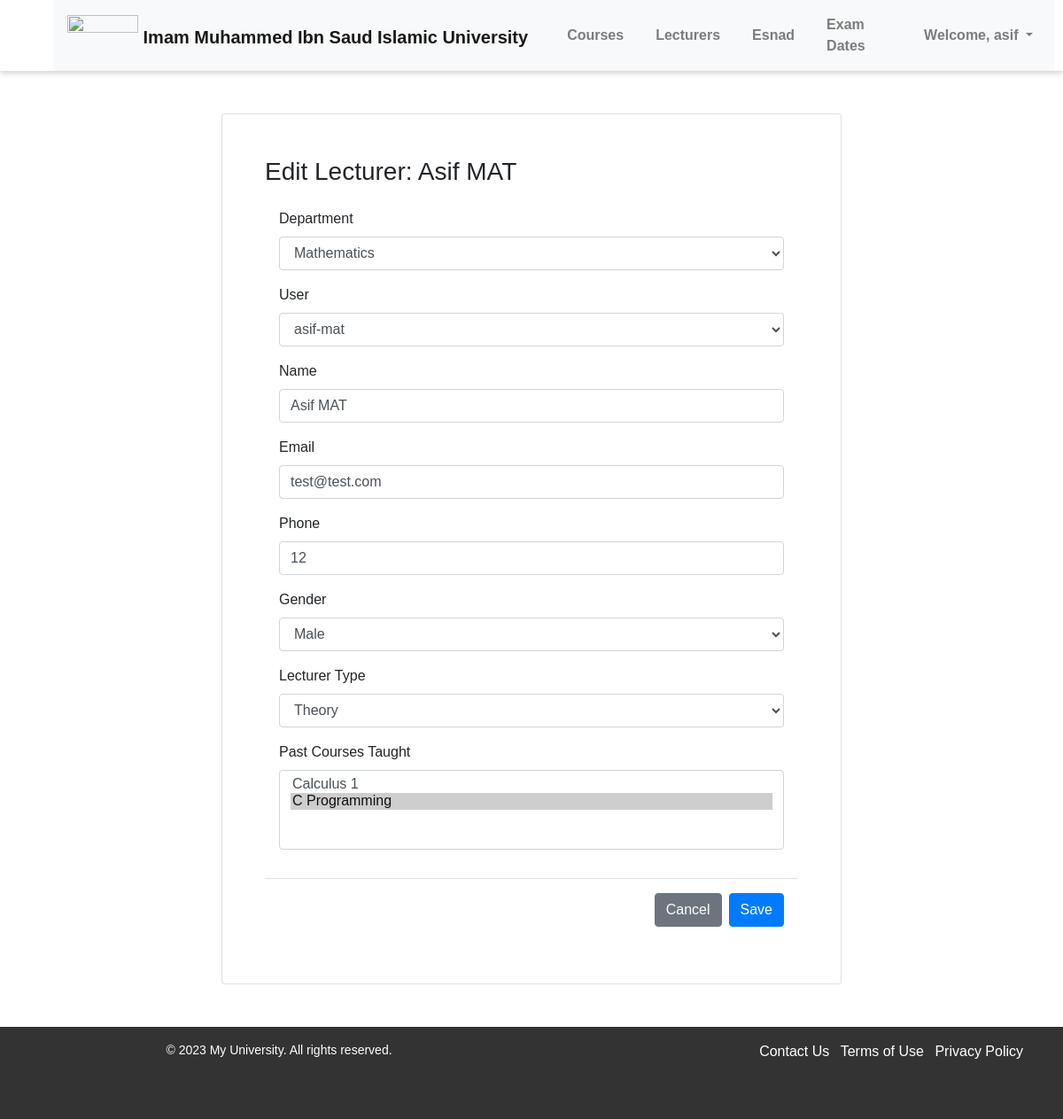
The page /edit-lecturer/1 (signed in) on the database its author committed.
### pages/models.py (models this page shows, shortened)
class Lecturer(models.Model):
    lecturer_user = models.OneToOneField(User, on_delete=models.CASCADE, null=True)
    lecturer_name = models.CharField(max_length=100)
    lecturer_email = models.EmailField(validators=[EmailValidator()])
    phone_regex = RegexValidator(
        regex=r'^\+?1?\d{10}$',
        message="Phone number must be entered in the format: '+999999999'. Up to 15 digits allowed."
    )
    lecturer_number = models.CharField(validators=[phone_regex], max_length=17)
    GENDER_CHOICES = (
        ('M', 'Male'),
        ('F', 'Female')
    )
    lecturer_gender = models.CharField(max_length=1, choices=GENDER_CHOICES)
    TEACHER_TYPE_CHOICES = (
        ('L', 'Laboratory'),
        ('T', 'Theory')
    )
    lecturer_type = models.CharField(max_length=1, choices=TEACHER_TYPE_CHOICES)
    lecturer_past_courses = models.ManyToManyField('Course', related_name='past_lecturers', blank=True)
    lecturer_rating = models.FloatField(default=0.0)
    lecturer_department = models.ForeignKey('Department', on_delete=models.SET_NULL, null=True, blank=True)

class Department(models.Model):
    department_name = models.CharField(max_length=100)
    department_code = models.CharField(max_length=100, blank=True)

class Course(models.Model):
    course_code = models.CharField(max_length=100)
    course_name = models.CharField(max_length=100)
    credit_hours = models.PositiveIntegerField(null=True)
    course_lecturer = models.ForeignKey('Lecturer', on_delete=models.SET_NULL, null=True, related_name='courses_taught')
    course_level = models.PositiveIntegerField(null=True)
    course_lab_lecturer = models.ForeignKey('Lecturer', on_delete=models.SET_NULL, null=True, blank=True, related_name='lab_courses_taught')
    course_past_lecturers = models.ManyToManyField('Lecturer', related_name='past_courses', blank=True)
    course_time = models.TimeField(null=True, blank=True)
    course_day = models.CharField(max_length=1, choices=DAYS_OF_WEEK, null=True, blank=True)
    course_department = models.ForeignKey('Department', on_delete=models.SET_NULL, null=True, blank=True)
    course_building = models.CharField(max_length=100, blank=True)
    course_section = models.CharField(max_length=100, blank=True)

### pages/views.py (the view, shortened to what this page needs)
# urls.py: path('edit-lecturer/<int:lecturer_id>', views.edit_lecturer, name='edit_lecturer'),
@login_required(login_url='login')
def edit_lecturer(request, lecturer_id):
    lecturer = Lecturer.objects.get(id=lecturer_id)
    courses = Course.objects.all()
    departments = Department.objects.all()
    users = User.objects.filter(groups__name='Lecturers')
    return render(request, 'edit_lecturer.html', {'lecturer': lecturer, 'courses': courses, 'departments': departments, 'users': users})

### pages/templates/edit_lecturer.html (shortened to what this page needs)
{% extends 'base.html' %}
{% block content %}
<div class="d-flex justify-content-center">
    <div class="mt-5 card p-5" style="width: 100%; max-width: 700px">
        <h3>
            Edit Lecturer: {{ lecturer.lecturer_name }}
        </h3>
        <form method="POST" action="{% url 'edit_lecturer' lecturer.id %}">
            <div class="modal-body">
                <div class="form-group">
                    <label for="department">Department</label>
                    <select required name="lecturer_department" class="form-control">
                        {% for department in departments %}
                            <option value="{{ department.id }}" {% if department.id == lecturer.lecturer_department.id %} selected {% endif %}>{{ department.department_name }}</option>
                        {% endfor %}
                    </select>
                </div>
                <div class="form-group">
                    <label for="user">User</label>
                    <select required name="lecturer_user" class="form-control">
                        {% for user in users %}
                            <option value="{{ user.id }}" {% if user.id == lecturer.lecturer_user.id %} selected {% endif %}
                            >{{ user.username }}</option>
                        {% endfor %}
                    </select>
                </div>
                <div class="form-group">
                    <label for="name">Name</label>
                    <input required name="lecturer_name" type="text" class="form-control" id="name" placeholder="Enter Lecturer Name" value="{{ lecturer.lecturer_name }}">
                </div>
                <div class="form-group">
                    <label for="email">Email</label>
                    <input required name="lecturer_email" type="email" class="form-control" id="email" placeholder="Enter Lecturer Email" value="{{ lecturer.lecturer_email }}">
                </div>
                <div class="form-group">
                    <label for="phone">Phone</label>
                    <input required name="lecturer_phone" type="tel" class="form-control" id="phone" placeholder="Enter Lecturer Phone" value="{{ lecturer.lecturer_number }}">
                </div>
                <div class="form-group">
                    <label for="gender">Gender</label>
                    <select required name="lecturer_gender" class="form-control" value="{{lecturer.lecturer_gender}}">
                        <option value="M" {% if lecturer.lecturer_gender == 'M' %} selected {% endif %}
                        >Male</option>
                    </select>
                </div>
                <div class="form-group">
                    <label for="lecturer_type">Lecturer Type</label>
                    <select required name="lecturer_type" class="form-control" value="{{lecturer.lecturer_type}}">
                        <option value="T" {% if lecturer.lecturer_type == 'T' %} selected {% endif %}>Theory</option>
                    </select>
                </div>
                <div class="form-group">
                    <label for="past_courses">Past Courses Taught</label>
                    <select name="lecturer_past_courses" multiple class="form-control" id="past">
                        {% for course in courses %}
                            <option value="{{ course.id }}" {% if course in lecturer.lecturer_past_courses.all %} selected {% endif %}>{{ course.course_name }}</option>
                        {% endfor %}
                    </select>
                </div>
            </div>
            <div class="modal-footer">
            <a href="{% url 'lecturers' %}" class="btn btn-secondary" >Cancel</a>
            <button type="submit" class="btn btn-primary">Save</button>
            </div>
        </form>
    </div>
</div>
{% endblock %}

### pages/templates/header.html (shortened to what this page needs)
{% load static %}
<!DOCTYPE html>
<html lang="en">
<head>
    <link rel="stylesheet" href="{% static 'headfoot.css' %}">
    <link rel="stylesheet" href="https://maxcdn.bootstrapcdn.com/bootstrap/4.5.2/css/bootstrap.min.css">
</head>
<body>
    <header>
        <nav class="navbar navbar-expand-lg navbar-light bg-light">
            <a class="navbar-brand pt-2" href="{% url 'landing' %}">
                <img src="{% static 'images/logo.png' %}" style="margin-top: -12px;" width="80" class="d-inline-block align-top" alt="">
                <span>Imam Muhammed Ibn Saud Islamic University</span>
            </a>
            {% if user.is_authenticated %}
                <div class="collapse navbar-collapse" id="navbarNav">
                    <ul class="navbar-nav ml-auto">
                        {% if user.is_superuser %}
                            <li class="nav-item">
                                <a class="nav-link" href="{% url 'courses' %}">Courses</a>
                            </li>
                            <li class="nav-item">
                                <a class="nav-link" href="{% url 'lecturers' %}">Lecturers</a>
                            </li>
                            <li class="nav-item">
                                <a class="nav-link" href="{% url 'esnad' %}">Esnad</a>
                            </li>
                            <li class="nav-item">
                                <a class="nav-link" href="{% url 'exam_dates' %}">Exam Dates</a>
                            </li>
                        {% endif %}
                        {% if user.is_authenticated %}
                        <li class="nav-item dropdown">
                            <a class="nav-link dropdown-toggle" href="#" id="navbarDropdown" role="button" data-toggle="dropdown"
                                aria-haspopup="true" aria-expanded="false">
                                Welcome, {{ user.username }}
                            </a>
                        </li>
                        {% else %}
                        <li class="nav-item">
                            <a class="nav-link btn btn-sm btn-secondary px-4 text-white" href="{% url 'login' %}">Log In</a>
                        </li>
                        {% endif %}
                    </ul>
                </div>
            {% endif %}
        </nav>
    </header>
</body>
</html>

### pages/static/myfirst.css (style rules this page uses)
body.base { font-family: Arial, sans-serif; margin: 0; padding: 0; }
body.base header { display: flex; flex-direction: row; justify-content: space-between; align-items: center; padding: 10px; box-shadow: 0 3px 6px rgba(0, 0, 0, 0.16); height: 80px; }
body.base nav { flex: 1; margin-left: 50px; }
body.base nav ul { display: flex; flex-direction: row; justify-content: flex-end; align-items: center; list-style-type: none; margin: 0; padding: 0; }
body.base nav li { margin-left: 20px; }
body.base nav a { color: #000; text-decoration: none; font-weight: bold; }

### pages/static/headfoot.css (style rules this page uses)
header { display: flex; flex-direction: row; justify-content: space-between; align-items: center; height: 20%; background-color: #fff; padding: 10px; box-shadow: 0 3px 6px rgba(0, 0, 0, 0.16); }
.logo-left img, .logo-right img, .navbar-brand img { height: 100%; }
nav { flex: 1; margin-left: 50px; }
nav ul { display: flex; flex-direction: row; justify-content: flex-end; align-items: center; list-style-type: none; margin: 0; padding: 0; }
nav li { margin-left: 20px; }
nav a { color: #000; text-decoration: none; font-weight: bold; }

### rows shown on the page
Lecturer: lecturer_name "Asif MAT", lecturer_department "Mathematics", lecturer_user "asif-mat", lecturer_email "test@test.com", lecturer_phone "12", lecturer_gender "Male", lecturer_type "Theory", lecturer_past_courses "Calculus 1 / C Programming ☑"

### other values the page prints
{{ user.username }} "asif"
